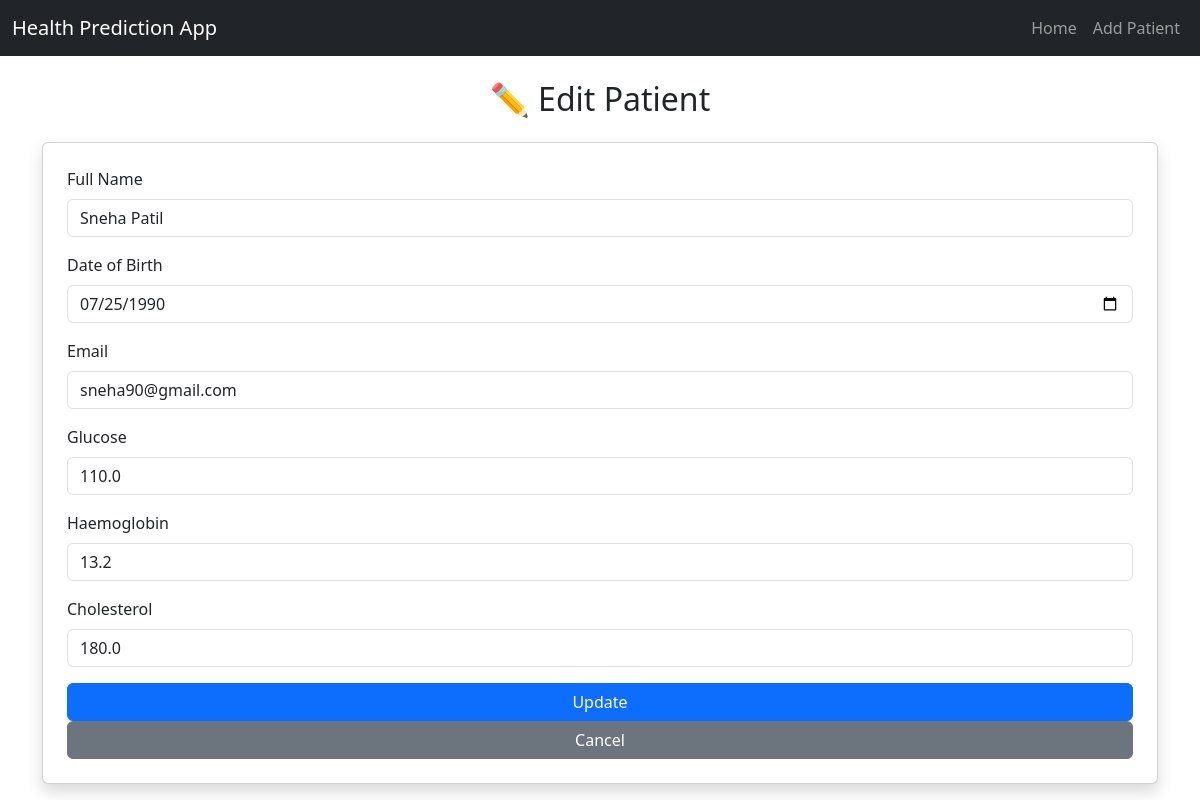
Page /edit/2 on the committed database.
### tables this page shows
CREATE TABLE patients (
    id INTEGER PRIMARY KEY AUTOINCREMENT,
    full_name TEXT,
    dob TEXT,
    email TEXT,
    glucose REAL,
    haemoglobin REAL,
    cholesterol REAL,
    remarks TEXT
);

### app.py (the view, shortened to what this page needs)
@app.route('/edit/<int:id>', methods=['GET', 'POST'])
def edit(id):
    conn = connect_db()
    patient = conn.execute('SELECT * FROM patients WHERE id = ?', (id,)).fetchone()
    if not patient:
        flash("Patient not found!", "danger")
        return redirect('/')
    conn.close()
    return render_template('edit.html', patient=patient)

### app.py (called while the page is built)
def connect_db():
    if not os.path.exists(DB_FILE):
        raise FileNotFoundError("Database file not found. Please check database.db")
    try:
        conn = sqlite3.connect(DB_FILE)
        conn.row_factory = sqlite3.Row
        return conn
    except sqlite3.Error as e:
        raise RuntimeError(f"Database connection failed: {e}")

### templates/edit.html (shortened to what this page needs)
<!DOCTYPE html>
<html lang="en">
<head>
    <link rel="stylesheet" href="https://cdn.jsdelivr.net/npm/bootstrap@5.3.0/dist/css/bootstrap.min.css">
</head>
<body>
    <nav class="navbar navbar-expand-lg navbar-dark bg-dark">
        <div class="container-fluid">
            <a class="navbar-brand" href="/">Health Prediction App</a>
            <div class="collapse navbar-collapse">
                <ul class="navbar-nav ms-auto">
                    <li class="nav-item"><a class="nav-link" href="/">Home</a></li>
                    <li class="nav-item"><a class="nav-link" href="/add">Add Patient</a></li>
                </ul>
            </div>
        </div>
    </nav>
    <div class="container mt-4">
        <h2 class="text-center mb-4">✏️ Edit Patient</h2>
        <form method="POST" class="card p-4 shadow">
            <div class="mb-3">
                <label class="form-label">Full Name</label>
                <input type="text" name="full_name" class="form-control" value="{{ patient.full_name }}" required>
            </div>
            <div class="mb-3">
                <label class="form-label">Date of Birth</label>
                <input type="date" name="dob" class="form-control" value="{{ patient.dob }}" required>
            </div>
            <div class="mb-3">
                <label class="form-label">Email</label>
                <input type="email" name="email" class="form-control" value="{{ patient.email }}" required>
            </div>
            <div class="mb-3">
                <label class="form-label">Glucose</label>
                <input type="number" step="0.1" name="glucose" class="form-control" value="{{ patient.glucose }}" required>
            </div>
            <div class="mb-3">
                <label class="form-label">Haemoglobin</label>
                <input type="number" step="0.1" name="haemoglobin" class="form-control" value="{{ patient.haemoglobin }}" required>
            </div>
            <div class="mb-3">
                <label class="form-label">Cholesterol</label>
                <input type="number" step="0.1" name="cholesterol" class="form-control" value="{{ patient.cholesterol }}" required>
            </div>
            <button type="submit" class="btn btn-primary">Update</button>
            <a href="/" class="btn btn-secondary">Cancel</a>
        </form>
    </div>
</body>
</html>

### rows in the picture
patients: full_name "Sneha Patil", dob "07/25/1990", email "sneha90@gmail.com", glucose "110.0", haemoglobin "13.2", cholesterol "180.0"
